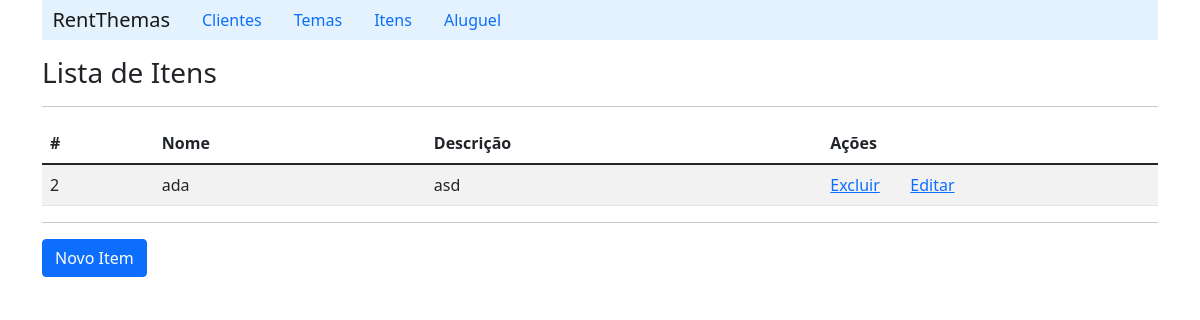
Screenshot of /listItem/ with the database file from the repository.
### aluguel_de_temas/models.py (models this page shows, shortened)
class Item(models.Model):
    name = models.CharField(max_length=30, blank=False)
    description = models.CharField(max_length=200)

### aluguel_de_temas/views.py (the view)
# urls.py: path('listItem/', ItemViews.listItem),
    def listItem(request):
        context = {'item_list': DAOsItem.listaritem()}
        return render(request, 'item/listItem.html', context)

### aluguel_de_temas/DAOs.py (called while the page is built)
    def listaritem():
        item = Item.objects.all()
        return item

### aluguel_de_temas/templates/item/listItem.html (shortened to what this page needs)
{% extends "index.html" %}
    {% block content %}
        <h3>Lista de Itens</h3>
        <hr>
        <table class="table table-striped">
            {% if item_list %}
            <thead>
                <tr>
                    <th scope="col">#</th>
                    <th scope="col">Nome</th>
                    <th scope="col">Descrição</th>
                    <th scope="col">Ações</th>
                    <th scope="col"></th>
                </tr>
            </thead>
                {% for item in item_list%}
                    <tr>
                        <td>{{item.id}}</td>
                        <td>{{item.name}}</td>
                        <td>{{item.description}}</td>
                        <td width='80'><a href="/deleteItem/{{item.id}}">Excluir</a></td>
                        <td><a href="/detailItem/{{item.id}}">Editar</a></td>
                    </tr>
                {% endfor %}
            {% else %}
                <p>Nenhum item cadastrado!!</p>
            {%endif%}
        </table>
        <hr>
        <a class="btn btn-primary" href="/formItem">Novo Item</a>
    {% endblock %}

### rows the page displays
Item: id "2", name "ada", description "asd"
